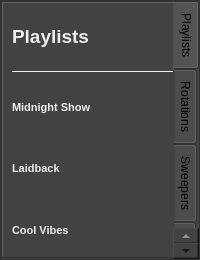
     <widget class="QFrame" name="playlistFrame">
      <property name="minimumSize">
       <size>
        <width>179</width>
        <height>260</height>
       </size>
      </property>
      <property name="styleSheet">
       <string notr="true">background-color: rgb(66, 66, 66);</string>
      </property>
      <property name="frameShape">
       <enum>QFrame::StyledPanel</enum>
      </property>
      <layout class="QVBoxLayout" name="verticalLayout_5">
       <property name="spacing">
        <number>0</number>
       </property>
       <property name="leftMargin">
        <number>0</number>
       </property>
       <property name="topMargin">
        <number>0</number>
       </property>
       <property name="rightMargin">
        <number>0</number>
       </property>
       <property name="bottomMargin">
        <number>0</number>
       </property>
       <item>
        <widget class="QTabWidget" name="tabWidget">
         <property name="tabPosition">
          <enum>QTabWidget::East</enum>
         </property>
         <property name="currentIndex">
          <number>0</number>
         </property>
         <widget class="QWidget" name="tab_3">
          <attribute name="title">
           <string>Playlists</string>
          </attribute>
          <widget class="QWidget" name="widget_17" native="true">
           <property name="geometry">
            <rect>
             <x>9</x>
             <y>5</y>
             <width>210</width>
             <height>250</height>
            </rect>
           </property>
           <property name="minimumSize">
            <size>
             <width>210</width>
             <height>250</height>
            </size>
           </property>
           <layout class="QVBoxLayout" name="verticalLayout_8">
            <item>
             <widget class="QLabel" name="lblTitle_18">
              <property name="font">
               <font>
                <pointsize>14</pointsize>
                <weight>75</weight>
                <bold>true</bold>
                <stylestrategy>PreferAntialias</stylestrategy>
               </font>
              </property>
              <property name="toolTip">
               <string>Track Title</string>
              </property>
              <property name="styleSheet">
               <string notr="true">color: rgb(238, 238, 238);</string>
              </property>
              <property name="text">
               <string>Playlists</string>
              </property>
              <property name="alignment">
               <set>Qt::AlignLeading|Qt::AlignLeft|Qt::AlignVCenter</set>
              </property>
             </widget>
            </item>
            <item>
             <widget class="Line" name="line_5">
              <property name="styleSheet">
               <string notr="true">color: rgb(238, 238, 238);</string>
              </property>
              <property name="frameShadow">
               <enum>QFrame::Plain</enum>
              </property>
              <property name="orientation">
               <enum>Qt::Horizontal</enum>
              </property>
             </widget>
            </item>
            <item>
             <widget class="QWidget" name="widget_18" native="true">
              <layout class="QHBoxLayout" name="horizontalLayout_15">
               <property name="spacing">
                <number>0</number>
               </property>
               <property name="leftMargin">
                <number>0</number>
               </property>
               <property name="topMargin">
                <number>0</number>
               </property>
               <property name="rightMargin">
                <number>0</number>
               </property>
               <property name="bottomMargin">
                <number>0</number>
               </property>
               <item>
                <widget class="QLabel" name="lblTitle_19">
                 <property name="font">
                  <font>
                   <pointsize>8</pointsize>
                   <weight>75</weight>
                   <bold>true</bold>
                   <stylestrategy>PreferAntialias</stylestrategy>
                  </font>
                 </property>
                 <property name="toolTip">
                  <string>Track Title</string>
                 </property>
                 <property name="styleSheet">
                  <string notr="true">color: rgb(238, 238, 238);</string>
                 </property>
                 <property name="text">
                  <string>Midnight Show</string>
                 </property>
                 <property name="alignment">
                  <set>Qt::AlignLeading|Qt::AlignLeft|Qt::AlignVCenter</set>
                 </property>
                </widget>
               </item>
               <item>
                <widget class="QPushButton" name="btnPlayDeckA_57">
                 <property name="minimumSize">
                  <size>
                   <width>15</width>
                   <height>15</height>
                  </size>
                 </property>
                 <property name="maximumSize">
                  <size>
                   <width>40</width>
                   <height>40</height>
                  </size>
                 </property>
                 <property name="font">
                  <font>
                   <stylestrategy>PreferAntialias</stylestrategy>
                  </font>
                 </property>
                 <property name="cursor">
                  <cursorShape>PointingHandCursor</cursorShape>
                 </property>
                 <property name="toolTip">
                  <string>Play track on deck.</string>
                 </property>
                 <property name="text">
                  <string/>
                 </property>
                 <property name="icon">
                  <iconset resource="icons/resources.qrc">
                   <normaloff>:/ui/icons/cue-flagw.png</normaloff>
                   <normalon>:/ui/icons/cue-flagb.png</normalon>
                   <activeon>:/ui/icons/play-buttonb.png</activeon>
                   <selectedon>:/ui/icons/play-buttonb.png</selectedon>:/ui/icons/cue-flagw.png</iconset>
                 </property>
                 <property name="iconSize">
                  <size>
                   <width>25</width>
                   <height>25</height>
                  </size>
                 </property>
                 <property name="flat">
                  <bool>true</bool>
                 </property>
                </widget>
               </item>
               <item>
                <widget class="QPushButton" name="btnPlayDeckA_58">
                 <property name="minimumSize">
                  <size>
                   <width>15</width>
                   <height>15</height>
                  </size>
                 </property>
                 <property name="maximumSize">
                  <size>
                   <width>40</width>
                   <height>40</height>
                  </size>
                 </property>
                 <property name="font">
                  <font>
                   <stylestrategy>PreferAntialias</stylestrategy>
                  </font>
                 </property>
                 <property name="cursor">
                  <cursorShape>PointingHandCursor</cursorShape>
                 </property>
                 <property name="toolTip">
                  <string>Play track on deck.</string>
                 </property>
                 <property name="text">
                  <string/>
                 </property>
                 <property name="icon">
                  <iconset resource="icons/resources.qrc">
                   <normaloff>:/ui/icons/musical-notew.png</normaloff>
                   <normalon>:/ui/icons/musical-noteb.png</normalon>:/ui/icons/musical-notew.png</iconset>
                 </property>
                 <property name="iconSize">
                  <size>
                   <width>25</width>
                   <height>25</height>
                  </size>
                 </property>
                 <property name="flat">
                  <bool>true</bool>
                 </property>
                </widget>
               </item>
              </layout>
             </widget>
            </item>
            <item>
             <widget class="QWidget" name="widget_19" native="true">
              <layout class="QHBoxLayout" name="horizontalLayout_16">
               <property name="spacing">
                <number>0</number>
               </property>
               <property name="leftMargin">
                <number>0</number>
               </property>
               <property name="topMargin">
                <number>0</number>
               </property>
               <property name="rightMargin">
                <number>0</number>
               </property>
               <property name="bottomMargin">
                <number>0</number>
               </property>
               <item>
                <widget class="QLabel" name="lblTitle_21">
                 <property name="font">
                  <font>
                   <pointsize>8</pointsize>
                   <weight>75</weight>
                   <bold>true</bold>
                   <stylestrategy>PreferAntialias</stylestrategy>
                  </font>
                 </property>
                 <property name="toolTip">
                  <string>Track Title</string>
                 </property>
                 <property name="styleSheet">
                  <string notr="true">color: rgb(238, 238, 238);</string>
                 </property>
                 <property name="text">
                  <string>Laidback</string>
                 </property>
                 <property name="alignment">
                  <set>Qt::AlignLeading|Qt::AlignLeft|Qt::AlignVCenter</set>
                 </property>
                </widget>
               </item>
               <item>
                <widget class="QPushButton" name="btnPlayDeckA_59">
                 <property name="minimumSize">
                  <size>
                   <width>15</width>
                   <height>15</height>
                  </size>
                 </property>
                 <property name="maximumSize">
                  <size>
                   <width>40</width>
                   <height>40</height>
                  </size>
                 </property>
                 <property name="font">
                  <font>
                   <stylestrategy>PreferAntialias</stylestrategy>
                  </font>
                 </property>
                 <property name="cursor">
                  <cursorShape>PointingHandCursor</cursorShape>
                 </property>
                 <property name="toolTip">
                  <string>Play track on deck.</string>
                 </property>
                 <property name="text">
                  <string/>
                 </property>
                 <property name="icon">
                  <iconset resource="icons/resources.qrc">
                   <normaloff>:/ui/icons/cue-flagw.png</normaloff>
                   <normalon>:/ui/icons/cue-flagb.png</normalon>
                   <activeon>:/ui/icons/play-buttonb.png</activeon>
                   <selectedon>:/ui/icons/play-buttonb.png</selectedon>:/ui/icons/cue-flagw.png</iconset>
                 </property>
                 <property name="iconSize">
                  <size>
                   <width>25</width>
                   <height>25</height>
                  </size>
                 </property>
                 <property name="flat">
                  <bool>true</bool>
                 </property>
                </widget>
               </item>
               <item>
                <widget class="QPushButton" name="btnPlayDeckA_60">
                 <property name="minimumSize">
                  <size>
                   <width>15</width>
                   <height>15</height>
                  </size>
                 </property>
                 <property name="maximumSize">
                  <size>
                   <width>40</width>
                   <height>40</height>
                  </size>
                 </property>
                 <property name="font">
                  <font>
                   <stylestrategy>PreferAntialias</stylestrategy>
                  </font>
                 </property>
                 <property name="cursor">
                  <cursorShape>PointingHandCursor</cursorShape>
                 </property>
                 <property name="toolTip">
                  <string>Play track on deck.</string>
                 </property>
                 <property name="text">
                  <string/>
                 </property>
                 <property name="icon">
                  <iconset resource="icons/resources.qrc">
                   <normaloff>:/ui/icons/musical-notew.png</normaloff>
                   <normalon>:/ui/icons/musical-noteb.png</normalon>:/ui/icons/musical-notew.png</iconset>
                 </property>
                 <property name="iconSize">
                  <size>
                   <width>25</width>
                   <height>25</height>
                  </size>
                 </property>
                 <property name="flat">
                  <bool>true</bool>
                 </property>
                </widget>
               </item>
              </layout>
             </widget>
            </item>
            <item>
             <widget class="QWidget" name="widget_20" native="true">
              <layout class="QHBoxLayout" name="horizontalLayout_17">
               <property name="spacing">
                <number>0</number>
               </property>
               <property name="leftMargin">
                <number>0</number>
               </property>
               <property name="topMargin">
                <number>0</number>
               </property>
               <property name="rightMargin">
                <number>0</number>
               </property>
               <property name="bottomMargin">
                <number>0</number>
               </property>
               <item>
                <widget class="QLabel" name="lblTitle_20">
                 <property name="font">
                  <font>
                   <pointsize>8</pointsize>
                   <weight>75</weight>
                   <bold>true</bold>
                   <stylestrategy>PreferAntialias</stylestrategy>
                  </font>
                 </property>
                 <property name="toolTip">
                  <string>Track Title</string>
                 </property>
                 <property name="styleSheet">
                  <string notr="true">color: rgb(238, 238, 238);</string>
                 </property>
                 <property name="text">
                  <string>Cool Vibes</string>
                 </property>
                 <property name="alignment">
                  <set>Qt::AlignLeading|Qt::AlignLeft|Qt::AlignVCenter</set>
                 </property>
                </widget>
               </item>
               <item>
                <widget class="QPushButton" name="btnPlayDeckA_61">
                 <property name="minimumSize">
                  <size>
                   <width>15</width>
                   <height>15</height>
                  </size>
                 </property>
                 <property name="maximumSize">
                  <size>
                   <width>40</width>
                   <height>40</height>
                  </size>
                 </property>
                 <property name="font">
                  <font>
                   <stylestrategy>PreferAntialias</stylestrategy>
                  </font>
                 </property>
                 <property name="cursor">
                  <cursorShape>PointingHandCursor</cursorShape>
                 </property>
                 <property name="toolTip">
                  <string>Play track on deck.</string>
                 </property>
                 <property name="text">
                  <string/>
                 </property>
                 <property name="icon">
                  <iconset resource="icons/resources.qrc">
                   <normaloff>:/ui/icons/cue-flagw.png</normaloff>
                   <normalon>:/ui/icons/cue-flagb.png</normalon>
                   <activeon>:/ui/icons/play-buttonb.png</activeon>
                   <selectedon>:/ui/icons/play-buttonb.png</selectedon>:/ui/icons/cue-flagw.png</iconset>
                 </property>
                 <property name="iconSize">
                  <size>
                   <width>25</width>
                   <height>25</height>
                  </size>
                 </property>
                 <property name="flat">
                  <bool>true</bool>
                 </property>
                </widget>
               </item>
               <item>
                <widget class="QPushButton" name="btnPlayDeckA_62">
                 <property name="minimumSize">
                  <size>
                   <width>15</width>
                   <height>15</height>
                  </size>
                 </property>
                 <property name="maximumSize">
                  <size>
                   <width>40</width>
                   <height>40</height>
                  </size>
                 </property>
                 <property name="font">
                  <font>
                   <stylestrategy>PreferAntialias</stylestrategy>
                  </font>
                 </property>
                 <property name="cursor">
                  <cursorShape>PointingHandCursor</cursorShape>
                 </property>
                 <property name="toolTip">
                  <string>Play track on deck.</string>
                 </property>
                 <property name="text">
                  <string/>
                 </property>
                 <property name="icon">
                  <iconset resource="icons/resources.qrc">
                   <normaloff>:/ui/icons/musical-notew.png</normaloff>
                   <normalon>:/ui/icons/musical-noteb.png</normalon>:/ui/icons/musical-notew.png</iconset>
                 </property>
                 <property name="iconSize">
                  <size>
                   <width>25</width>
                   <height>25</height>
                  </size>
                 </property>
                 <property name="flat">
                  <bool>true</bool>
                 </property>
                </widget>
               </item>
              </layout>
             </widget>
            </item>
           </layout>
          </widget>
         </widget>
         <widget class="QWidget" name="tab">
          <attribute name="title">
           <string>Rotations</string>
          </attribute>
         </widget>
         <widget class="QWidget" name="tab_2">
          <attribute name="title">
           <string>Sweepers</string>
          </attribute>
         </widget>
         <widget class="QWidget" name="tab_4">
          <attribute name="title">
           <string>Events</string>
          </attribute>
         </widget>
        </widget>
       </item>
      </layout>
     </widget>
